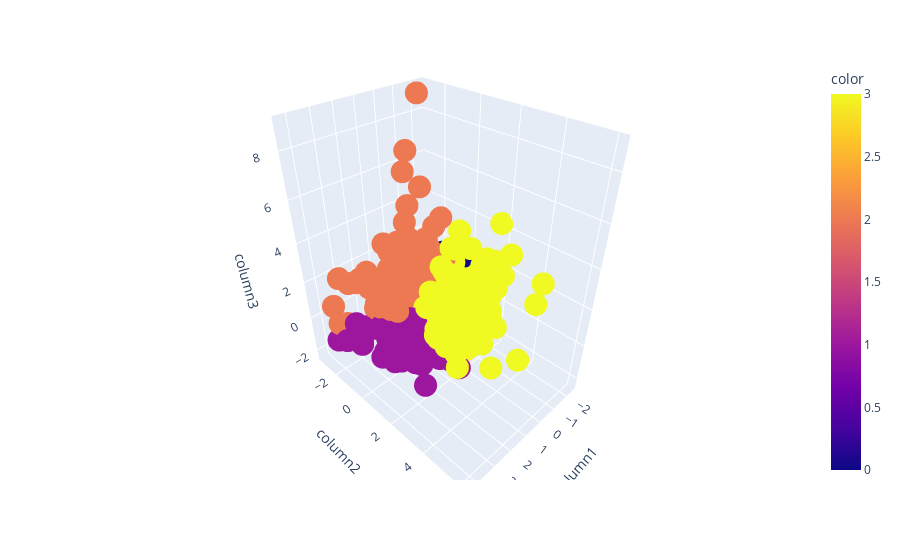

Notebook source saved alongside this figure:
### Code cell
px.scatter_3d(
    data_frame = data_reduced, x = 'column1', y = 'column2', z = 'column3',
    color = preds
)

### Figure 1 — Plotly figure (JSON) as saved in the notebook; plotly's stock layout.template omitted (floating-point values rounded to 4 significant figures; data arrays with more than 128 entries replaced by an {"elided": "..."} marker saying what was removed)
{"data": [{"hovertemplate": "column1=%{x}<br>column2=%{y}<br>column3=%{z}<br>color=%{marker.color}<extra></extra>", "legendgroup": "", "marker": {"color": {"elided": "1510 int values"}, "coloraxis": "coloraxis", "symbol": "circle"}, "mode": "markers", "name": "", "scene": "scene", "showlegend": false, "type": "scatter3d", "x": {"elided": "1510 float values"}, "y": {"elided": "1510 float values"}, "z": {"elided": "1510 float values"}}], "layout": {"coloraxis": {"colorbar": {"title": {"text": "color"}}, "colorscale": [[0, "#0d0887"], [0.1111, "#46039f"], [0.2222, "#7201a8"], [0.3333, "#9c179e"], [0.4444, "#bd3786"], [0.5556, "#d8576b"], [0.6667, "#ed7953"], [0.7778, "#fb9f3a"], [0.8889, "#fdca26"], [1, "#f0f921"]]}, "legend": {"tracegroupgap": 0}, "margin": {"t": 60}, "scene": {"domain": {"x": [0, 1], "y": [0, 1]}, "xaxis": {"title": {"text": "column1"}}, "yaxis": {"title": {"text": "column2"}}, "zaxis": {"title": {"text": "column3"}}}}}
